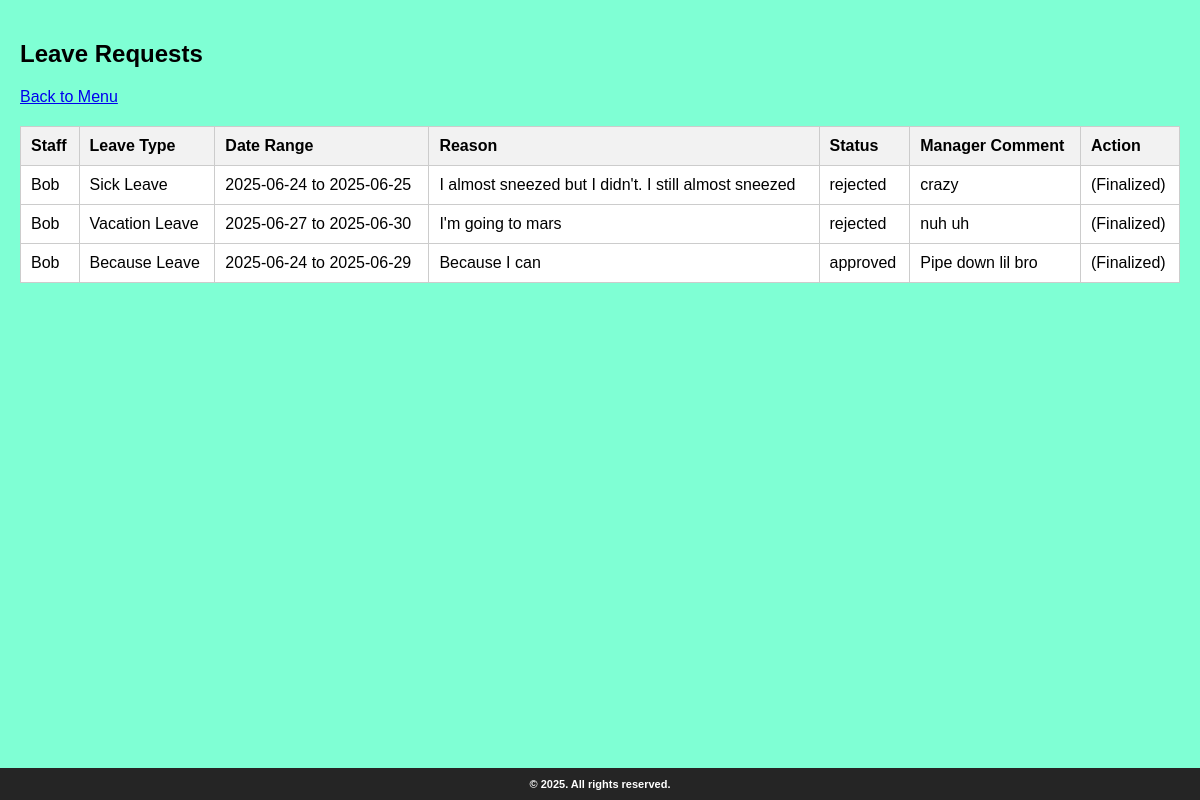
Screenshot of /leave_requests.php (signed in) with the database file from the repository.
### tables this page shows
CREATE TABLE `leave_applications` (
  `id` int(11) NOT NULL,
  `staff_id` int(11) NOT NULL,
  `leave_type_id` int(11) NOT NULL,
  `from_date` date NOT NULL,
  `to_date` date NOT NULL,
  `reason` text DEFAULT NULL,
  `status` enum('pending','approved','rejected') DEFAULT 'pending',
  `manager_comment` text DEFAULT NULL,
  `created_at` timestamp NOT NULL DEFAULT current_timestamp()
);

CREATE TABLE `users` (
  `id` int(11) NOT NULL,
  `username` varchar(50) NOT NULL,
  `password` varchar(255) NOT NULL,
  `name` varchar(100) DEFAULT NULL,
  `email` varchar(100) DEFAULT NULL,
  `role` enum('admin','manager','staff') NOT NULL
);

CREATE TABLE `leave_types` (
  `id` int(11) NOT NULL,
  `type_name` varchar(50) NOT NULL
);

### leave_requests.php (the view, shortened to what this page needs)
<?php
require_once('config.php');
$sql = "SELECT la.id, u.name, lt.type_name, la.from_date, la.to_date, la.reason, la.status, la.manager_comment
        FROM leave_applications la
        JOIN users u ON la.staff_id = u.id
        JOIN leave_types lt ON la.leave_type_id = lt.id
        ORDER BY la.created_at DESC";
$result = $conn->query($sql);
?>
<!DOCTYPE html>
<html>
<head>
    <link rel="stylesheet" href="style.css">
</head>
<body>
<main>
<h2>Leave Requests</h2>
<a href="leave_requests.php?log=back_to_menu">Back to Menu</a>
<table>
    <tr>
        <th>Staff</th>
        <th>Leave Type</th>
        <th>Date Range</th>
        <th>Reason</th>
        <th>Status</th>
        <th>Manager Comment</th>
        <th>Action</th>
    </tr>
    <?php
    while ($row = $result->fetch_assoc()) {
        echo '<tr>';
        echo '<td>' . $row['name'] . '</td>';
        echo '<td>' . $row['type_name'] . '</td>';
        echo '<td>' . $row['from_date'] . ' to ' . $row['to_date'] . '</td>';
        echo '<td>' . nl2br($row['reason']) . '</td>';
        echo '<td>' . $row['status'] . '</td>';
        echo '<td>' . nl2br($row['manager_comment']) . '</td>';
        echo '<td>';
        if ($row['status'] === 'pending') {
            echo '<form method="POST">';
            echo '<input type="hidden" name="leave_id" value="' . $row['id'] . '">';
            echo '<textarea name="comment" placeholder="Comment" required></textarea><br>';
            echo '<button class="approve" name="action" value="approved">Approve</button> ';
            echo '<button class="reject" name="action" value="rejected">Reject</button>';
            echo '</form>';
        } else {
            echo '(Finalized)';
        }
        echo '</td>';
        echo '</tr>';
    }
    ?>
</table>
</main>
<div class="footer">
    <span class="copyright">© 2025. All rights reserved.</span>
</div>
</body>
</html>

### style.css (style rules this page uses)
html, body { height: 100%; margin: 0; padding: 0; display: flex; flex-direction: column; font-family: Arial, sans-serif; }
body { background-color: aquamarine; }
.footer { background-color: rgb(37, 37, 37); font-size: 11px; text-align: center; padding: 10px; font-weight: bolder; color: white; margin-top: 20px; }

### leave_requests.php (style rules this page uses)
body { font-family: Arial, sans-serif; background-color: aquamarine; }
table { border-collapse: collapse; width: 100%; margin-top: 20px; }
th, td { border: 1px solid #ccc; padding: 10px; text-align: left; background-color: rgb(255, 255, 255); }
th { background-color: #f2f2f2; }
main { flex: 1; padding: 20px; }

### rows the page displays
leave_applications: staff.name "Bob", leave_type.type_name "Sick Leave", from_date "2025-06-24", to_date "2025-06-25", reason "I almost sneezed but I didn't. I still almost sneezed", status "rejected", manager_comment "crazy", shows "(Finalized)"
leave_applications: staff.name "Bob", leave_type.type_name "Vacation Leave", from_date "2025-06-27", to_date "2025-06-30", reason "I'm going to mars", status "rejected", manager_comment "nuh uh", shows "(Finalized)"
leave_applications: staff.name "Bob", leave_type.type_name "Because Leave", from_date "2025-06-24", to_date "2025-06-29", reason "Because I can", status "approved", manager_comment "Pipe down lil bro", shows "(Finalized)"
